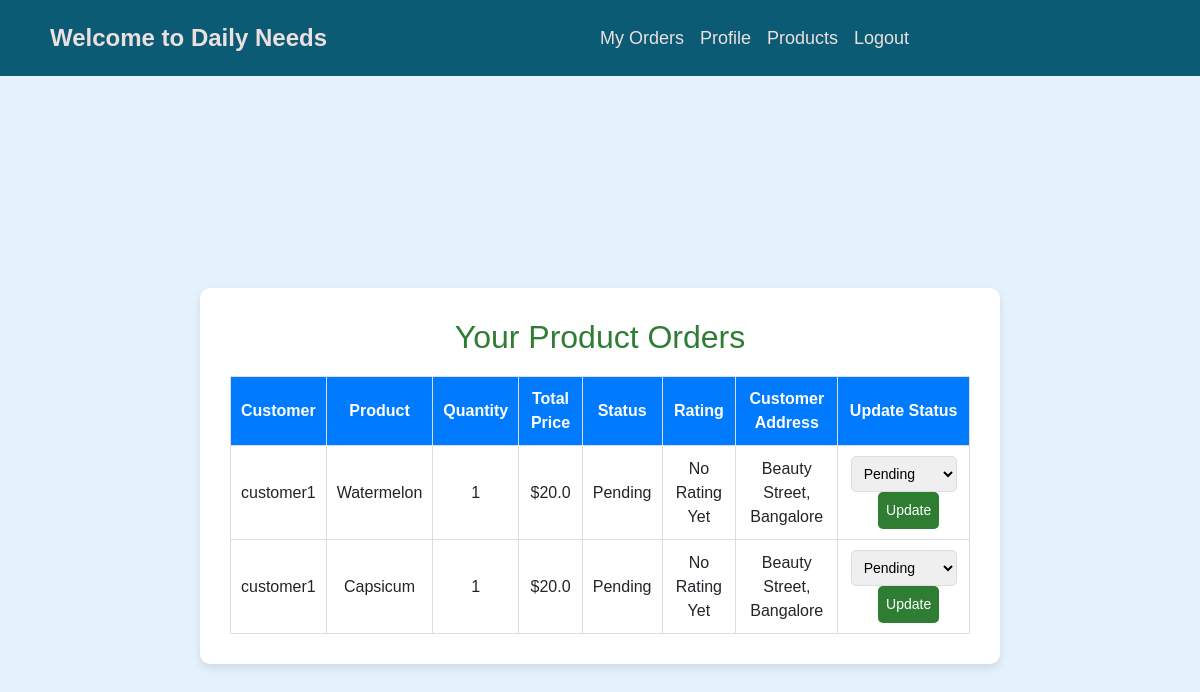
/farmer/orders/ (signed in), run on the app's committed database.
### home/models.py (models this page shows, shortened)
class Order(models.Model):
    STATUS_CHOICES = [
        ("Pending", "Pending"),
        ("Completed", "Completed"),
        ("Cancelled", "Cancelled"),
    ]
    user = models.ForeignKey(User, on_delete=models.CASCADE)  # Customer
    product = models.ForeignKey("Products", on_delete=models.CASCADE)  # Ordered product
    quantity = models.PositiveIntegerField(default=1)
    total_price = models.CharField(max_length=20)
    status = models.CharField(max_length=20, choices=STATUS_CHOICES, default="Pending")
    order_date = models.DateTimeField(auto_now_add=True)
    rating = models.IntegerField(null=True, blank=True)  # New rating field (1-5)

class Products(models.Model):
    name = models.CharField(max_length=200)
    price = models.CharField(max_length=20, default="0.00")  # Storing price as a string
    details = models.TextField()
    image = models.ImageField(upload_to="products/")
    ctry = models.ForeignKey(Category, on_delete=models.CASCADE)
    farmer = models.ForeignKey(User, on_delete=models.CASCADE)  # Link to user

class Profile(models.Model):
    us = models.OneToOneField(User, on_delete=models.CASCADE)
    phone = models.CharField(max_length=30, null=True, blank=True)  # Optional phone
    image = models.ImageField(upload_to='profilepic', null=True, blank=True)  # Optional profile pic
    address = models.TextField(blank=True, null=True)
    is_farmer = models.BooleanField(default=False)  # Default: User is a customer
    created_at = models.DateTimeField(default=timezone.now)  # Default timestamp

### home/views.py (the view)
# urls.py: path("farmer/orders/", farmer_orders, name="farmer_orders"),
@login_required
def farmer_orders(request):
    orders = Order.objects.filter(product__farmer=request.user).order_by("-order_date")
    return render(request, "farmer_orders.html", {"orders": orders})
    from django.shortcuts import get_object_or_404, redirect

### home/templates/farmer_orders.html (shortened to what this page needs)
{% extends "base.html" %}
{% block content %}
<div class="orders-container">
    <div class="orders-box">
        <h2 class="orders-title">Your Product Orders</h2>
        <table class="orders-table">
            <tr>
                <th>Customer</th>
                <th>Product</th>
                <th>Quantity</th>
                <th>Total Price</th>
                <th>Status</th>
                <th>Rating</th>
                <th>Customer Address</th>
                <th>Update Status</th>
            </tr>
            {% for order in orders %}
            <tr>
                <td>{{ order.user.username }}</td>
                <td>{{ order.product.name }}</td>
                <td>{{ order.quantity }}</td>
                <td>${{ order.total_price }}</td>
                <td>{{ order.status }}</td>
                <td>
                    {% if order.rating %}
                        <div class="rating-display">
                            ⭐ Rated: {{ order.rating }}/5
                        </div>
                    {% else %}
                        No Rating Yet
                    {% endif %}
                </td>
                <td>
                    {% if order.user.profile.address %}
                        {{ order.user.profile.address }}
                    {% else %}
                        Address not available
                    {% endif %}
                </td>
                <td>
                    <form method="post" action="{% url 'update_order_status' order.id %}" class="update-form">
                        <select name="status">
                            <option value="Pending" {% if order.status == "Pending" %}selected{% endif %}>Pending</option>
                        </select>
                        <button type="submit">Update</button>
                    </form>
                </td>
            </tr>
            {% endfor %}
        </table>
    </div>
</div>
{% endblock %}

### home/static/css/style.css (style rules this page uses)
body { font-family: Arial, sans-serif; background-color: #cfd2cf; text-align: center; padding: 15px; text-align: center; }

### home/static/css/register.css (style rules this page uses)
body { font-family: Arial, sans-serif; background-color: #e4e4e4; text-align: center; margin: 0; padding: 0; }

### home/templates/farmer_orders.html (style rules this page uses)
.orders-container { display: flex; justify-content: center; align-items: center; min-height: 100vh; background-color: #e3f2fd; padding: 20px; }
.orders-box { width: 100%; max-width: 800px; background: white; padding: 30px; border-radius: 10px; box-shadow: 0 4px 8px rgba(0,0,0,0.1); overflow-x: auto; }
.orders-title { text-align: center; color: #2e7d32; }
.orders-table { width: 100%; border-collapse: collapse; margin-top: 20px; }
.orders-table th, .orders-table td { border: 1px solid #ddd; padding: 10px; text-align: center; }
.orders-table th { background-color: #007bff; color: white; }
.update-form select, .update-form button { padding: 8px; border-radius: 5px; font-size: 14px; cursor: pointer; border: 1px solid #ddd; }
.update-form button { background-color: #2e7d32; color: white; border: none; margin-left: 10px; }

### data on the page
Order: user.username "customer1", product.name "Watermelon", quantity "1", total_price "20.0", status "Pending", shows "No Rating Yet", user.profile.address "Beauty Street, Bangalore"
Order: user.username "customer1", product.name "Capsicum", quantity "1", total_price "20.0", status "Pending", shows "No Rating Yet", user.profile.address "Beauty Street, Bangalore"
